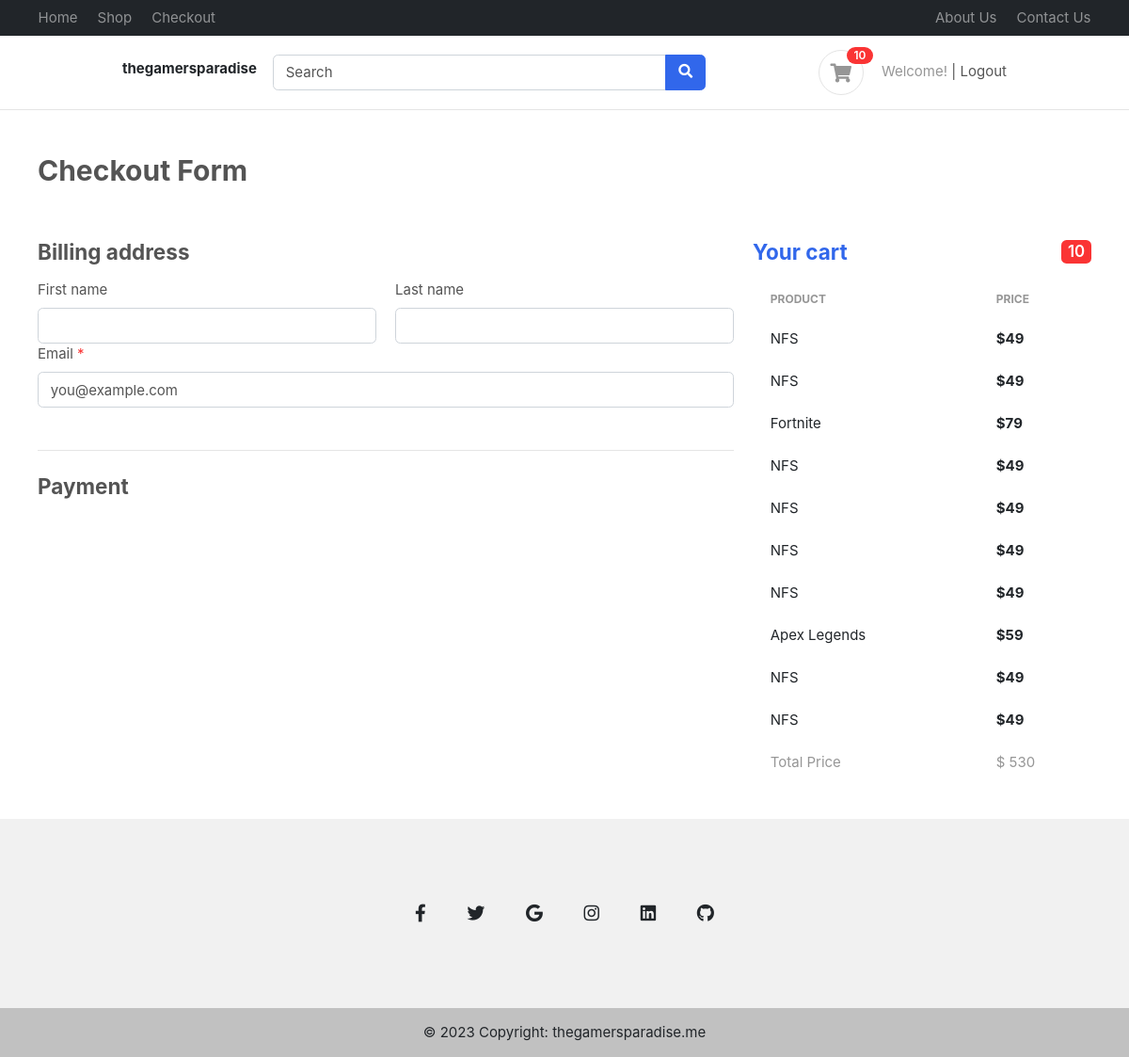
The app's page /accounts/checkout/ (signed in) with its own data.
### accounts/models.py (models this page shows)
class CartItems(BaseModel):
    cart = models.ForeignKey(Cart, on_delete=models.CASCADE, related_name='cart_items')
    product = models.ForeignKey(Product, on_delete=models.SET_NULL, null=True, blank=True)

### products/models.py (models this page shows, shortened)
class Product(BaseModel):
    product_name = models.CharField(max_length=100)
    slug = models.SlugField(unique=True, null=True, blank=True)
    category = models.ForeignKey(Category, on_delete=models.CASCADE, related_name="products")
    price = models.IntegerField()
    product_description = models.TextField()

### accounts/views.py (the view)
# urls.py: path('checkout/', checkout, name='checkout')
def checkout(request):
    cart_items = CartItems.objects.filter(cart__user=request.user, cart__is_paid=False)
    total_price = sum(item.product.price for item in cart_items)
    context = {
        'cart_items': cart_items,
        'total_price': total_price
    }
    return render(request, 'Shop/checkout.html', context)

### gamersparadise/context_processors.py (called while the page is built)
def cart_count(request):
    cart_count = 0
    if request.user.is_authenticated:
        cart_count = CartItems.objects.filter(cart__is_paid=False, cart__user=request.user).count()
    return {'cart_count': cart_count}

### templates/Shop/checkout.html (shortened to what this page needs)
{% extends "base/base.html" %}
{% block start %}
<div class="container">
  <main>
    <div class="py-5 text-left">
      <h2>Checkout Form</h2>
    </div>
    <div class="row g-5">
      <div class="col-md-5 col-lg-4 order-md-last">
        <h4 class="d-flex justify-content-between align-items-center mb-3">
          <span class="text-primary">Your cart</span>
          <span class="badge badge-danger">{{ cart_count }}</span>
        </h4>
          <table class="table table-borderless table-shopping-cart">
					<thead class="text-muted">
					<tr class="small text-uppercase">
					  <th scope="col">Product</th>
					  <th scope="col" width="120">Price</th>
					</tr>
					</thead>
					<tbody>
					{% for item in cart_items %}
					<tr>
						<td>
                          <a href="#" class="text-dark"> {{ item.product.product_name }} </a>
						</td>
						<td>
                          <var class="price">${{ item.product.price }}</var>
						</td>
                    </tr>
                  {% endfor %}
                  <tr>
                      <td>
                        <a href="#" class="text-muted">Total Price</a>
                      </td>
                      <td>
                        <a href="#" class="text-muted">$ {{ total_price }}</a>
                      </td>
                  </tr>
          </table>
      </div>
      <div class="col-md-7 col-lg-8">
        <h4 class="mb-3">Billing address</h4>
        <form class="needs-validation" novalidate="">
          <div class="row g-3">
            <div class="col-sm-6">
              <label for="firstName" class="form-label">First name</label>
              <input type="text" class="form-control" id="firstName" placeholder="" value="" required>
            </div>
            <div class="col-sm-6">
              <label for="lastName" class="form-label">Last name</label>
              <input type="text" class="form-control" id="lastName" placeholder="" value="" required>
            </div>
            <div class="col-12">
              <label for="email" class="form-label">Email <span class="text-danger">*</span></label>
              <input type="email" class="form-control" id="email" placeholder="you@example.com">
            </div>
          </div></br>
        </form>
          <hr class="my-4">
          <h4 class="mb-3">Payment</h4>
      </div>
    </div>
  </main>
</div>
{% endblock %}

### public/static/css/ui.css (style rules this page uses)
html { font-family: 'Inter', sans-serif; font-size: 15px; }
var { font-style: normal; }
.price { font-weight: 600; color: #212529; }
.table-shopping-cart.table td, .table-shopping-cart.table th { padding-left: 1.25rem; padding-right: 1.25rem; }
.table-shopping-cart .price { font-weight: bold; margin-right: 5px; display: block; }

### public/static/css/base.css (style rules this page uses)
:root { --text-color: #000000; --main-color: #83b735; }

### records on screen
CartItems: product.product_name "NFS", product.price "49"
CartItems: product.product_name "NFS", product.price "49"
CartItems: product.product_name "Fortnite", product.price "79"
CartItems: product.product_name "NFS", product.price "49"
CartItems: product.product_name "NFS", product.price "49"
CartItems: product.product_name "NFS", product.price "49"
CartItems: product.product_name "NFS", product.price "49"
CartItems: product.product_name "Apex Legends", product.price "59"
CartItems: product.product_name "NFS", product.price "49"
CartItems: product.product_name "NFS", product.price "49"

### other values on screen
{{ cart_count }} "10"
{{ total_price }} "530"
